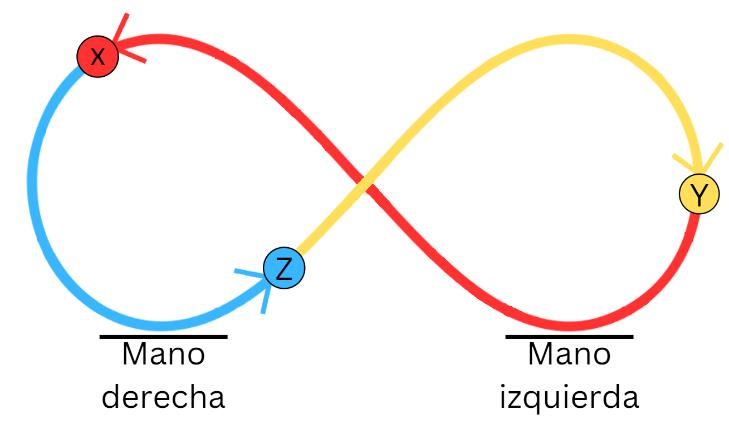
#> input picture paper/paper-17_3.jpg, 729 x 424 px
$ python -i color_extractor.py   (imports and definitions only)
#> lines starting #> are read from the running program, lines starting #| are printed output that depends on the picture; after the words box and inside, x2 and y2 are one past the last pixel; in counts of white or black regions, pixels touching at a corner belong together
import cv2
import numpy as np
import colorsys
#import pdb

def get_center( contour ):
    M = cv2.moments(contour)
    return [ int(M["m10"] / M["m00"]), int(M["m01"] / M["m00"]) ]

# Get the most detected color and range from there
# Returns
#   minimum hue, minimum saturation, minimum value,
#   maximum hue, maximum saturation, maximum value
# [60 lines left out: function color_extractor, not called in this run]


# It makes a histogram with the h, s and v channels and from there it catches the peaks and the near areas according to the threshold. It does not work well
def color_extractor_test(source_path, min_contour_area=1000, index_umbral=0.6, size=5):
#> called with source_path = '../../../paper/paper-17_3.jpg', min_contour_area = 1000, index_umbral = 0.6, size = 5
    cap = cv2.VideoCapture(source_path)

    # Object detection from stable camera
    object_detector = cv2.createBackgroundSubtractorMOG2(
                        history=100,
                        varThreshold=40)

    ret, frame = cap.read()
#> frame is the input picture: shape (424, 729, 3); mean B, G, R 241.4, 243.1, 246.9
    color_dict = {}
    color_dict["h"] = []
    color_dict["s"] = []
    color_dict["v"] = []
    current_frame = 0
    while ret:
        mask = object_detector.apply(frame) # Basically the mask is to apply BackgroundSubstractor with 100 and 40 to the whole image (translation?)
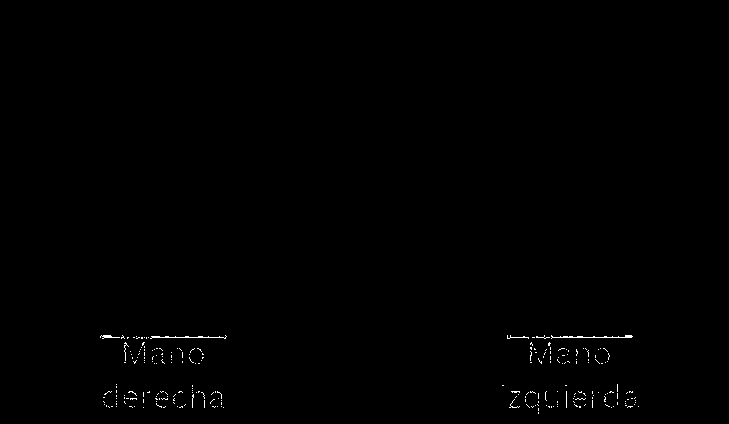
#> mask: shape (424, 729); values 127 (black) and 255 (white), 0.35% white in thin lines or dots, all inside (x1, y1, x2, y2) = (100, 335, 639, 414)
        _, mask = cv2.threshold( mask, 254, 255, # The mask is passed -i through a gray threshold
                                    cv2.THRESH_BINARY )
        contours, _ = cv2.findContours( mask, # From the result of that mask the contours are extracted
                                        cv2.RETR_TREE,
                                        cv2.CHAIN_APPROX_SIMPLE )
#> contours = 235 contours, 233 with area under 20; largest, box (x1, y1, x2, y2) and area: (551, 335, 633, 339) 38, (150, 335, 227, 339) 24

        image = frame
        hsv_img = cv2.cvtColor(image, cv2.COLOR_BGR2HSV)
#> hsv_img: shape (424, 729, 3); mean H, S, V 14.9, 14.7, 250.8

        # REMOVE NEARBY CONTOURS TO KEEP YOUR HANDS OFF MOST OF THE TIME
        for c in contours:
            # print(f"to: {to}")
            area = cv2.contourArea(c)
            if area > min_contour_area:
                #cv2.drawContours(image, [c], -1, (0, 255, 0), 2)
                center = get_center(c)
                cx, cy = center
                # TAKE COLOR IN 5x5 pej (translation?)
                for i in range(-size//2,size//2 + 1):
                    for j in range(-size//2,size//2 + 1):
                        color = hsv_img[cy+i, cx+j]
                #cv2.circle(image, (cx, cy), 20, (0, 255, 0), -1)
                        color_dict["h"].append(color[0])
                        color_dict["s"].append(color[1])
                        color_dict["v"].append(color[2])
#> this loop made 235 passes
#> (c, area) on passes 1 to 3: ([[538, 412], [538, 413]], 0), ([[538, 408], [538, 410]], 0), ([[611, 407]], 0)

        ret, frame = cap.read()
        current_frame += 1

    canals = ["h", "s", "v"]
    res = {}
    for canal in canals:
        histogram, _ = np.histogram(
            color_dict[canal], bins=256, range=(0, 256)
        )
        peaks = np.where(histogram > index_umbral*histogram.max())[0]
        min_idx, max_idx = peaks[0], peaks[-1]
        res[canal] = (min_idx, max_idx)

    cap.release()

    return res["h"][0], res["s"][0], int(res["v"][0]), res["h"][1], res["s"][1], int(res["v"][1])

# Get the most detected color and range from there
# [60 lines left out: function color_extractor_test2, not called in this run]

>>> result = color_extractor_test('../../../paper/paper-17_3.jpg')
